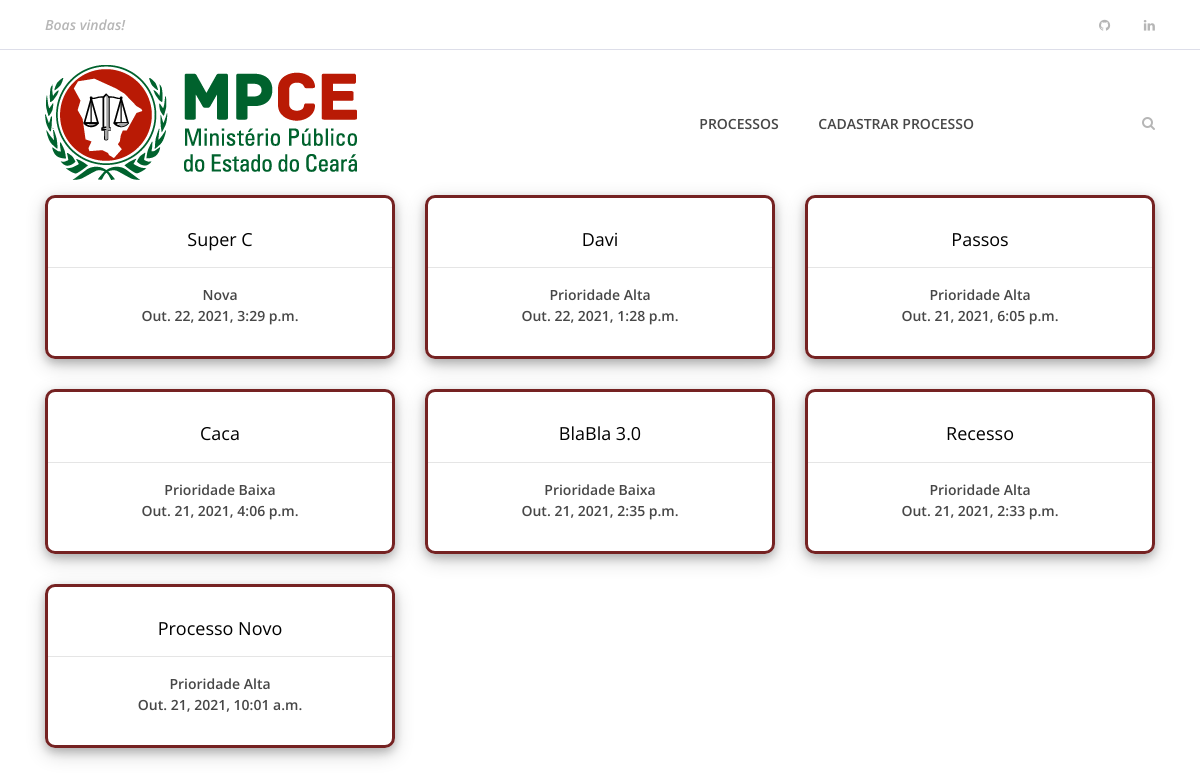
The app's page /, older data.
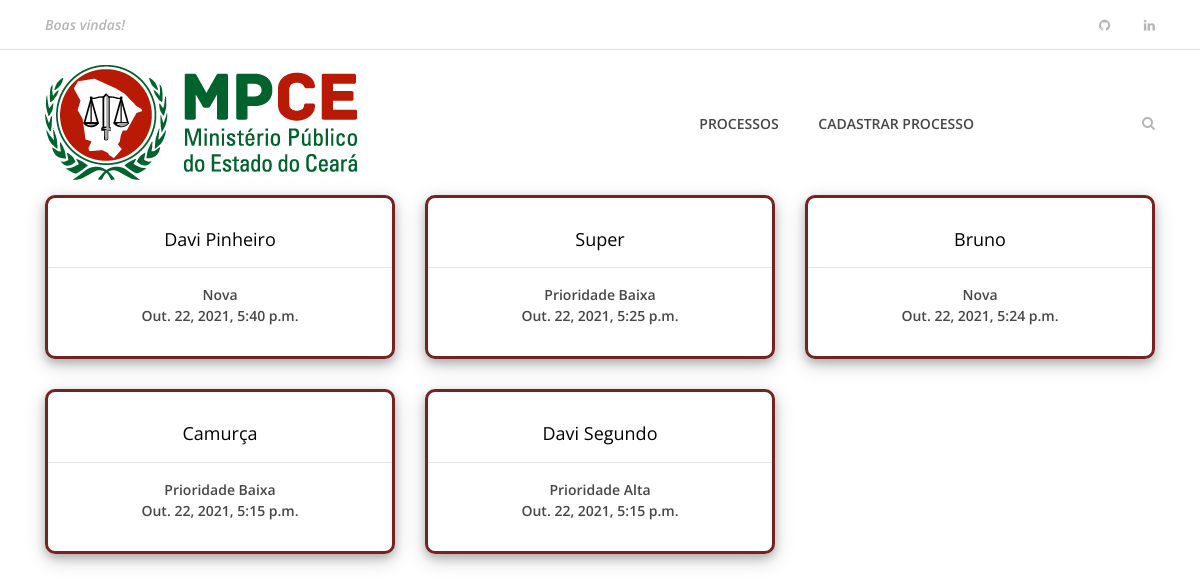
The same page, newer data.
### system/models.py (models this page shows, shortened)
class Process(models.Model):
    cod = models.IntegerField(primary_key=True)
    title = models.CharField(max_length=50)
    description = models.TextField()
    created_date = models.DateTimeField(default=timezone.now)
    category = models.ForeignKey(Category, on_delete=models.DO_NOTHING)

class Category(models.Model):
    cod = models.IntegerField(primary_key=True)
    description = models.TextField()
    def __str__(self):
        return self.description

### system/views.py (the view)
# urls.py: path('', views.index, name='index'),
def index(request):
    processos = Process.objects.all().order_by("-created_date")
    form = RequestContext(request)
    return render(request, 'index.html', {'form': form, "processos_d": processos})

### system/templates/index.html
{% extends 'base.html' %}
{% load static %}
{% block content%}
<body>
    <section class="best-receipe-area">
        <div class="container">
            <div class="row">
                {% if processos_d %}
                {% for processo in processos_d %}
                <div class="col-12 col-sm-6 col-lg-4">
                    <div class="single-best-receipe-area mb-30">
                        <a href="{% url 'processos' processo.cod %}">
                            <div class="receipe-content" style="border: 3px solid rgb(117, 34, 34); border-radius: 10px; padding-bottom: 30px; box-shadow: 0 4px 8px 0 rgba(0, 0, 0, 0.2), 0 6px 20px 0 rgba(0, 0, 0, 0.19);">
                                    <h5>{{ processo.title }}</h5>
                                    <hr>
                                    <span>{{ processo.category }}</span>
                                    <br>
                                    <span>{{ processo.created_date }}</span>
                            </div>
                        </a>
                    </div>
                </div>
                {% endfor %}
                {% else %}
                <div class="col-12 col-sm-6 col-lg-4">
                    <p> Nenhum Processo Cadastrado </p>
                </div>
                {% endif %}
            </div>
        </div>
    </section>
</body>
{% endblock %}

### system/templates/base.html (shortened to what this page needs)
{% load static %}
<!DOCTYPE html>
<html lang="en">
<head>
    <link rel="stylesheet" href="{% static 'site.css' %}">
</head>
<body>
    <header class="header-area">
        <div class="top-header-area">
            <div class="container h-100">
                <div class="row h-100 align-items-center justify-content-between">
                    <div class="col-12 col-sm-6">
                        <div class="breaking-news">
                            <div id="breakingNewsTicker" class="ticker">
                                <ul>
                                    <li><a href="">Boas vindas!</a></li>
                                </ul>
                            </div>
                        </div>
                    </div>
                    <div class="col-12 col-sm-6">
                        <div class="top-social-info text-right">
                            <a href="https://github.com/DaviSegundo" target="_blank"><i class="fa fa-github" aria-hidden="true"></i></a>
                            <a href="https://www.linkedin.com/in/davi-segundo-881401210/" target="_blank"><i class="fa fa-linkedin" aria-hidden="true"></i></a>
                        </div>
                    </div>
                </div>
            </div>
        </div>
        <div class="delicious-main-menu">
            <div class="classy-nav-container breakpoint-off">
                <div class="container">
                    <nav class="classy-navbar justify-content-between" id="deliciousNav">
                        <a class="nav-brand" href="{% url 'index' %}"><img src="{% static 'img/core-img/download.png' %}" alt=""></a>
                        <div class="classy-menu">
                            <div class="classynav">
                                <ul>
                                    <li><a href="{% url 'index' %}">Processos</a></li>
                                    <li><a href="{% url 'criar' %}">Cadastrar Processo</a></li>
                                </ul>
                                <div class="search-btn">
                                    <i class="fa fa-search" aria-hidden="true"></i>
                                </div>
                            </div>
                        </div>
                    </nav>
                </div>
            </div>
        </div>
    </header>
    {% block content %} {% endblock %}
</body>

### mpce_test/static/site.css (style rules this page uses)
* { margin: 0; padding: 0; }
body { font-family: "Open Sans", sans-serif; font-size: 14px; }
h1, h2, h3, h4, h5, h6 { color: #000000; line-height: 1.3; font-weight: 600; }
a, a:hover, a:focus { -webkit-transition-duration: 500ms; transition-duration: 500ms; text-decoration: none; outline: 0 solid transparent; color: #000000; font-weight: 600; font-size: 14px; color: #474747; }
ul, ol { margin: 0; }
ul li, ol li { list-style: none; }
img { height: auto; max-width: 100%; }
.mb-30 { margin-bottom: 30px !important; }
.header-area { position: relative; z-index: 100; width: 100%; }
.header-area .top-header-area { width: 100%; height: 50px; background-color: #ffffff; border-bottom: 1px solid #dddee9; }
.header-area .top-header-area .breaking-news { position: relative; z-index: 1; }
.header-area .top-header-area .breaking-news .ticker { width: 100%; text-align: left; position: relative; overflow: hidden; }
.header-area .top-header-area .breaking-news .ticker ul { width: 100%; position: relative; z-index: 1; }
.header-area .top-header-area .breaking-news .ticker ul li { display: none; width: 100%; }
.header-area .top-header-area .breaking-news .ticker ul li a { font-size: 14px; color: #b6b6b6; font-style: italic; }
.header-area .top-header-area .top-social-info a { display: inline-block; color: #b6b6b6; font-size: 13px; margin-right: 30px; }
.header-area .top-header-area .top-social-info a:last-child { margin-right: 0; }
.header-area .delicious-main-menu { position: relative; width: 100%; z-index: 100; height: 145px; }
.header-area .delicious-main-menu .classy-nav-container { background-color: transparent; }
.header-area .delicious-main-menu .classy-navbar { height: 145px; padding: 0; }
.header-area .delicious-main-menu .classy-navbar .classynav ul li a { font-weight: 600; }
.header-area .delicious-main-menu .classy-navbar .classynav > ul > li > a { text-transform: uppercase; padding: 12px 18px 11px; background-color: transparent; border-bottom: 3px solid transparent; line-height: 1; color: #474747; font-weight: 600; }
.header-area .delicious-main-menu .classynav .search-btn { color: #b6b6b6; margin-left: 150px; cursor: pointer; -webkit-transition-duration: 500ms; transition-duration: 500ms; }
.header-area .delicious-main-menu .classynav .search-btn i { -webkit-transition-duration: 500ms; transition-duration: 500ms; }
.best-receipe-area { position: relative; z-index: 1; padding-bottom: 50px; }
.single-best-receipe-area { position: relative; z-index: 1; }
.single-best-receipe-area .receipe-content { padding-top: 30px; text-align: center; }
.single-best-receipe-area .receipe-content h5 { font-size: 18px; margin-bottom: 10px; font-weight: 400; -webkit-transition-duration: 500ms; transition-duration: 500ms; }

Row changes from the older to the newer data that the page shows:
removed Process: title "Super C", category "Nova", created_date "Out. 22, 2021, 3:29 p.m."
removed Process: title "Davi", category "Prioridade Alta", created_date "Out. 22, 2021, 1:28 p.m."
removed Process: title "Passos", category "Prioridade Alta", created_date "Out. 21, 2021, 6:05 p.m."
removed Process: title "Caca", category "Prioridade Baixa", created_date "Out. 21, 2021, 4:06 p.m."
removed Process: title "BlaBla 3.0", category "Prioridade Baixa", created_date "Out. 21, 2021, 2:35 p.m."
removed Process: title "Recesso", category "Prioridade Alta", created_date "Out. 21, 2021, 2:33 p.m."
removed Process: title "Processo Novo", category "Prioridade Alta", created_date "Out. 21, 2021, 10:01 a.m."
added Process: title "Davi Pinheiro", category "Nova", created_date "Out. 22, 2021, 5:40 p.m."
added Process: title "Super", category "Prioridade Baixa", created_date "Out. 22, 2021, 5:25 p.m."
added Process: title "Bruno", category "Nova", created_date "Out. 22, 2021, 5:24 p.m."
added Process: title "Camurça", category "Prioridade Baixa", created_date "Out. 22, 2021, 5:15 p.m."
added Process: title "Davi Segundo", category "Prioridade Alta", created_date "Out. 22, 2021, 5:15 p.m."
